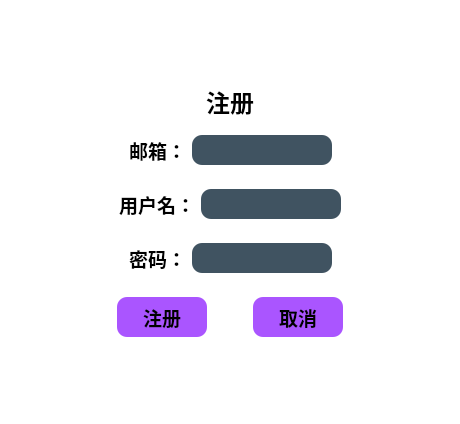
<?xml version="1.0" encoding="UTF-8"?>
<ui version="4.0">
 <class>Register</class>
 <widget class="QDialog" name="Register">
  <property name="geometry">
   <rect>
    <x>0</x>
    <y>0</y>
    <width>460</width>
    <height>424</height>
   </rect>
  </property>
  <property name="windowTitle">
   <string>Dialog</string>
  </property>
  <property name="styleSheet">
   <string notr="true">/* 设置 QMainWindow 的背景和字体 */
QDialog{
    background: rgb(255, 255, 255); /* 背景色为白色 */
    font-size: 15px; /* 设置字体大小 */
    font-family: &quot;MingLiU-ExtB&quot;, &quot;Arial&quot;, sans-serif; /* 设置字体，确保平台支持 */
background-image: url(:/new/prefix1/Far Cry 5 Josephs Word View.png);
 background-size: cover; /* 背景图像按比例缩放并填充容器 */
    background-position: center; /* 背景图像居中显示 */
    background-repeat: no-repeat; /* 不重复背景 */
}

/* 设置 QFrame 背景图片 */
QFrame {
    border: solid 10px rgba(0, 0, 0, 1); /* 黑色实线边框，宽度为 10px */
    background-image: url(:/new/prefix1/Far Cry 5 Josephs Word View.png); /* 背景图片 */
    background-repeat: no-repeat; /* 不重复 */
    background-position: center; /* 居中显示背景图片 */
}

/* 设置 QLineEdit 样式 */
QLineEdit {
    color: #8d98a1; /* 输入文本的颜色 */
    background-color: #405361; /* 输入框背景色 */
    font-size: 16px; /* 字体大小 */
    border-style: outset; /* 外凸边框样式 */
    border-radius: 10px; /* 圆角边框 */
    font-family: &quot;MingLiU-ExtB&quot;, &quot;Arial&quot;, sans-serif; /* 设置字体 */
}

/* 设置 QPushButton 样式 */
QPushButton {
    background: rgb(170, 85, 255); /* 按钮背景色 */
    border-style: outset; /* 外凸边框样式 */
    border-radius: 10px; /* 圆角边框 */
    font-family: &quot;MingLiU-ExtB&quot;, &quot;Arial&quot;, sans-serif; /* 设置字体 */
}

/* 设置 QPushButton 按下时的样式 */
QPushButton:pressed {
    background-color: rgb(0, 170, 255); /* 按钮按下时背景颜色 */
    border-style: inset; /* 按钮按下时边框样式 */
    font-family: &quot;MingLiU-ExtB&quot;, &quot;Arial&quot;, sans-serif; /* 设置字体 */
}

/* 设置 QCheckBox 样式 */
QCheckBox {
    background: rgba(85, 170, 255, 0); /* 背景透明 */
    color: white; /* 文字颜色 */
    font-family: &quot;MingLiU-ExtB&quot;, &quot;Arial&quot;, sans-serif; /* 设置字体 */
}

/* 设置 QLabel 样式 */
QLabel {
    background: rgba(85, 170, 255, 0); /* 背景透明 */
    
}
</string>
  </property>
  <layout class="QVBoxLayout" name="verticalLayout_2">
   <item>
    <widget class="QWidget" name="widget" native="true">
     <layout class="QVBoxLayout" name="verticalLayout">
      <item>
       <spacer name="verticalSpacer">
        <property name="orientation">
         <enum>Qt::Orientation::Vertical</enum>
        </property>
        <property name="sizeType">
         <enum>QSizePolicy::Policy::Expanding</enum>
        </property>
        <property name="sizeHint" stdset="0">
         <size>
          <width>20</width>
          <height>40</height>
         </size>
        </property>
       </spacer>
      </item>
     </layout>
    </widget>
   </item>
   <item>
    <widget class="QLabel" name="Label">
     <property name="font">
      <font>
       <family>微软雅黑</family>
       <pointsize>18</pointsize>
       <bold>true</bold>
      </font>
     </property>
     <property name="midLineWidth">
      <number>0</number>
     </property>
     <property name="text">
      <string>注册</string>
     </property>
     <property name="alignment">
      <set>Qt::AlignmentFlag::AlignCenter</set>
     </property>
    </widget>
   </item>
   <item>
    <widget class="QWidget" name="widget_3" native="true">
     <layout class="QHBoxLayout" name="horizontalLayout_3">
      <item>
       <spacer name="horizontalSpacer">
        <property name="orientation">
         <enum>Qt::Orientation::Horizontal</enum>
        </property>
        <property name="sizeHint" stdset="0">
         <size>
          <width>40</width>
          <height>20</height>
         </size>
        </property>
       </spacer>
      </item>
      <item>
       <widget class="QLabel" name="label">
        <property name="minimumSize">
         <size>
          <width>40</width>
          <height>30</height>
         </size>
        </property>
        <property name="font">
         <font>
          <family>微软雅黑</family>
          <pointsize>14</pointsize>
          <bold>true</bold>
         </font>
        </property>
        <property name="text">
         <string>邮箱：</string>
        </property>
        <property name="alignment">
         <set>Qt::AlignmentFlag::AlignCenter</set>
        </property>
       </widget>
      </item>
      <item>
       <widget class="QLineEdit" name="Email">
        <property name="minimumSize">
         <size>
          <width>100</width>
          <height>30</height>
         </size>
        </property>
        <property name="frame">
         <bool>false</bool>
        </property>
        <property name="cursorMoveStyle">
         <enum>Qt::CursorMoveStyle::LogicalMoveStyle</enum>
        </property>
       </widget>
      </item>
      <item>
       <spacer name="horizontalSpacer_2">
        <property name="orientation">
         <enum>Qt::Orientation::Horizontal</enum>
        </property>
        <property name="sizeHint" stdset="0">
         <size>
          <width>40</width>
          <height>20</height>
         </size>
        </property>
       </spacer>
      </item>
     </layout>
    </widget>
   </item>
   <item>
    <widget class="QWidget" name="widget_4" native="true">
     <layout class="QHBoxLayout" name="horizontalLayout_4">
      <item>
       <spacer name="horizontalSpacer_3">
        <property name="orientation">
         <enum>Qt::Orientation::Horizontal</enum>
        </property>
        <property name="sizeType">
         <enum>QSizePolicy::Policy::Expanding</enum>
        </property>
        <property name="sizeHint" stdset="0">
         <size>
          <width>40</width>
          <height>20</height>
         </size>
        </property>
       </spacer>
      </item>
      <item>
       <widget class="QLabel" name="label_4">
        <property name="font">
         <font>
          <family>微软雅黑</family>
          <pointsize>14</pointsize>
          <bold>true</bold>
         </font>
        </property>
        <property name="text">
         <string>用户名：</string>
        </property>
        <property name="alignment">
         <set>Qt::AlignmentFlag::AlignCenter</set>
        </property>
       </widget>
      </item>
      <item>
       <widget class="QLineEdit" name="Username">
        <property name="minimumSize">
         <size>
          <width>0</width>
          <height>30</height>
         </size>
        </property>
       </widget>
      </item>
      <item>
       <spacer name="horizontalSpacer_4">
        <property name="orientation">
         <enum>Qt::Orientation::Horizontal</enum>
        </property>
        <property name="sizeHint" stdset="0">
         <size>
          <width>40</width>
          <height>20</height>
         </size>
        </property>
       </spacer>
      </item>
     </layout>
    </widget>
   </item>
   <item>
    <widget class="QWidget" name="widget_5" native="true">
     <layout class="QHBoxLayout" name="horizontalLayout">
      <item>
       <spacer name="horizontalSpacer_5">
        <property name="orientation">
         <enum>Qt::Orientation::Horizontal</enum>
        </property>
        <property name="sizeHint" stdset="0">
         <size>
          <width>40</width>
          <height>20</height>
         </size>
        </property>
       </spacer>
      </item>
      <item>
       <widget class="QLabel" name="label_3">
        <property name="minimumSize">
         <size>
          <width>45</width>
          <height>0</height>
         </size>
        </property>
        <property name="font">
         <font>
          <family>微软雅黑</family>
          <pointsize>14</pointsize>
          <bold>true</bold>
         </font>
        </property>
        <property name="text">
         <string>密码：</string>
        </property>
        <property name="alignment">
         <set>Qt::AlignmentFlag::AlignCenter</set>
        </property>
       </widget>
      </item>
      <item>
       <widget class="QLineEdit" name="Passwords">
        <property name="minimumSize">
         <size>
          <width>0</width>
          <height>30</height>
         </size>
        </property>
       </widget>
      </item>
      <item>
       <spacer name="horizontalSpacer_6">
        <property name="orientation">
         <enum>Qt::Orientation::Horizontal</enum>
        </property>
        <property name="sizeHint" stdset="0">
         <size>
          <width>40</width>
          <height>20</height>
         </size>
        </property>
       </spacer>
      </item>
     </layout>
    </widget>
   </item>
   <item>
    <widget class="QWidget" name="widget_2" native="true">
     <layout class="QHBoxLayout" name="horizontalLayout_2">
      <item>
       <spacer name="horizontalSpacer_7">
        <property name="orientation">
         <enum>Qt::Orientation::Horizontal</enum>
        </property>
        <property name="sizeHint" stdset="0">
         <size>
          <width>40</width>
          <height>20</height>
         </size>
        </property>
       </spacer>
      </item>
      <item>
       <widget class="QPushButton" name="pushButton">
        <property name="minimumSize">
         <size>
          <width>90</width>
          <height>40</height>
         </size>
        </property>
        <property name="font">
         <font>
          <family>MingLiU-ExtB</family>
          <pointsize>14</pointsize>
          <bold>true</bold>
         </font>
        </property>
        <property name="text">
         <string>注册</string>
        </property>
       </widget>
      </item>
      <item>
       <spacer name="horizontalSpacer_9">
        <property name="orientation">
         <enum>Qt::Orientation::Horizontal</enum>
        </property>
        <property name="sizeType">
         <enum>QSizePolicy::Policy::Fixed</enum>
        </property>
        <property name="sizeHint" stdset="0">
         <size>
          <width>40</width>
          <height>20</height>
         </size>
        </property>
       </spacer>
      </item>
      <item>
       <widget class="QPushButton" name="pushButton_2">
        <property name="sizePolicy">
         <sizepolicy hsizetype="Minimum" vsizetype="Fixed">
          <horstretch>0</horstretch>
          <verstretch>0</verstretch>
         </sizepolicy>
        </property>
        <property name="minimumSize">
         <size>
          <width>90</width>
          <height>40</height>
         </size>
        </property>
        <property name="font">
         <font>
          <family>MingLiU-ExtB</family>
          <pointsize>14</pointsize>
          <bold>true</bold>
         </font>
        </property>
        <property name="text">
         <string>取消</string>
        </property>
       </widget>
      </item>
      <item>
       <spacer name="horizontalSpacer_8">
        <property name="orientation">
         <enum>Qt::Orientation::Horizontal</enum>
        </property>
        <property name="sizeHint" stdset="0">
         <size>
          <width>40</width>
          <height>20</height>
         </size>
        </property>
       </spacer>
      </item>
     </layout>
    </widget>
   </item>
   <item>
    <spacer name="verticalSpacer_2">
     <property name="orientation">
      <enum>Qt::Orientation::Vertical</enum>
     </property>
     <property name="sizeHint" stdset="0">
      <size>
       <width>20</width>
       <height>40</height>
      </size>
     </property>
    </spacer>
   </item>
  </layout>
 </widget>
 <resources/>
 <connections/>
</ui>
